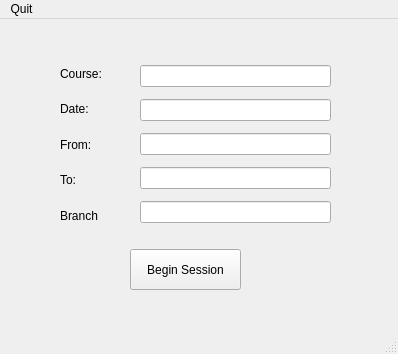
<?xml version="1.0" encoding="UTF-8"?>
<ui version="4.0">
 <class>MainWindow</class>
 <widget class="QMainWindow" name="MainWindow">
  <property name="geometry">
   <rect>
    <x>0</x>
    <y>0</y>
    <width>398</width>
    <height>354</height>
   </rect>
  </property>
  <property name="windowTitle">
   <string>Absence Manager - New Session</string>
  </property>
  <widget class="QWidget" name="centralwidget">
   <widget class="QPushButton" name="BTN_BeginSession">
    <property name="geometry">
     <rect>
      <x>130</x>
      <y>230</y>
      <width>111</width>
      <height>41</height>
     </rect>
    </property>
    <property name="text">
     <string>Begin Session</string>
    </property>
   </widget>
   <widget class="QWidget" name="">
    <property name="geometry">
     <rect>
      <x>60</x>
      <y>40</y>
      <width>81</width>
      <height>171</height>
     </rect>
    </property>
    <layout class="QVBoxLayout" name="verticalLayout">
     <item>
      <widget class="QLabel" name="label">
       <property name="text">
        <string>Course:</string>
       </property>
      </widget>
     </item>
     <item>
      <widget class="QLabel" name="label_2">
       <property name="text">
        <string>Date:</string>
       </property>
      </widget>
     </item>
     <item>
      <widget class="QLabel" name="label_3">
       <property name="text">
        <string>From:</string>
       </property>
      </widget>
     </item>
     <item>
      <widget class="QLabel" name="label_4">
       <property name="text">
        <string>To:</string>
       </property>
      </widget>
     </item>
     <item>
      <widget class="QLabel" name="label_5">
       <property name="text">
        <string>Branch</string>
       </property>
      </widget>
     </item>
    </layout>
   </widget>
   <widget class="QWidget" name="">
    <property name="geometry">
     <rect>
      <x>140</x>
      <y>40</y>
      <width>191</width>
      <height>171</height>
     </rect>
    </property>
    <layout class="QVBoxLayout" name="verticalLayout_2">
     <item>
      <widget class="QLineEdit" name="TXT_Course"/>
     </item>
     <item>
      <widget class="QLineEdit" name="TXT_Date"/>
     </item>
     <item>
      <widget class="QLineEdit" name="TXT_From"/>
     </item>
     <item>
      <widget class="QLineEdit" name="TXT_To"/>
     </item>
     <item>
      <widget class="QLineEdit" name="TXT_Branch"/>
     </item>
    </layout>
   </widget>
  </widget>
  <widget class="QMenuBar" name="menubar">
   <property name="geometry">
    <rect>
     <x>0</x>
     <y>0</y>
     <width>398</width>
     <height>25</height>
    </rect>
   </property>
   <widget class="QMenu" name="menuQuit">
    <property name="windowTitle">
     <string>Absence Manager - New Session</string>
    </property>
    <property name="title">
     <string>Quit</string>
    </property>
   </widget>
   <addaction name="menuQuit"/>
  </widget>
  <widget class="QStatusBar" name="statusbar"/>
 </widget>
 <resources/>
 <connections/>
</ui>
